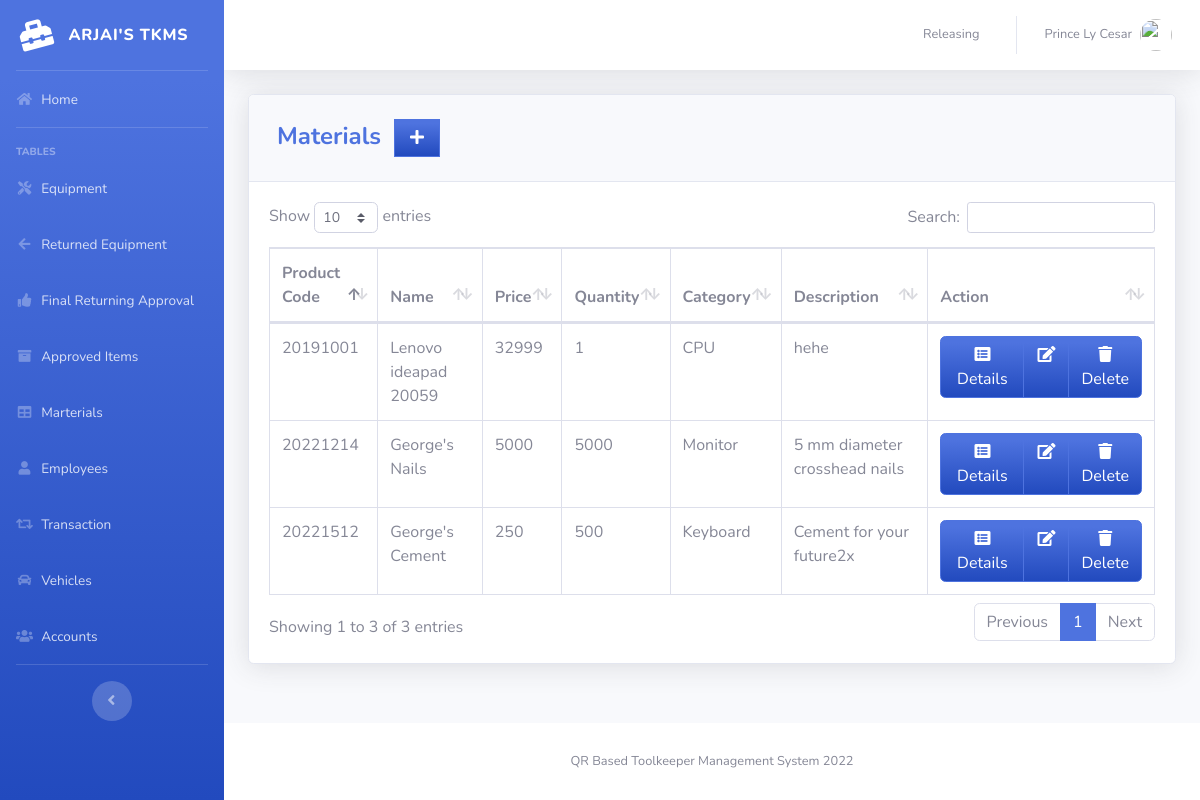
Page /pages/product.php (signed in) on the earlier database version.
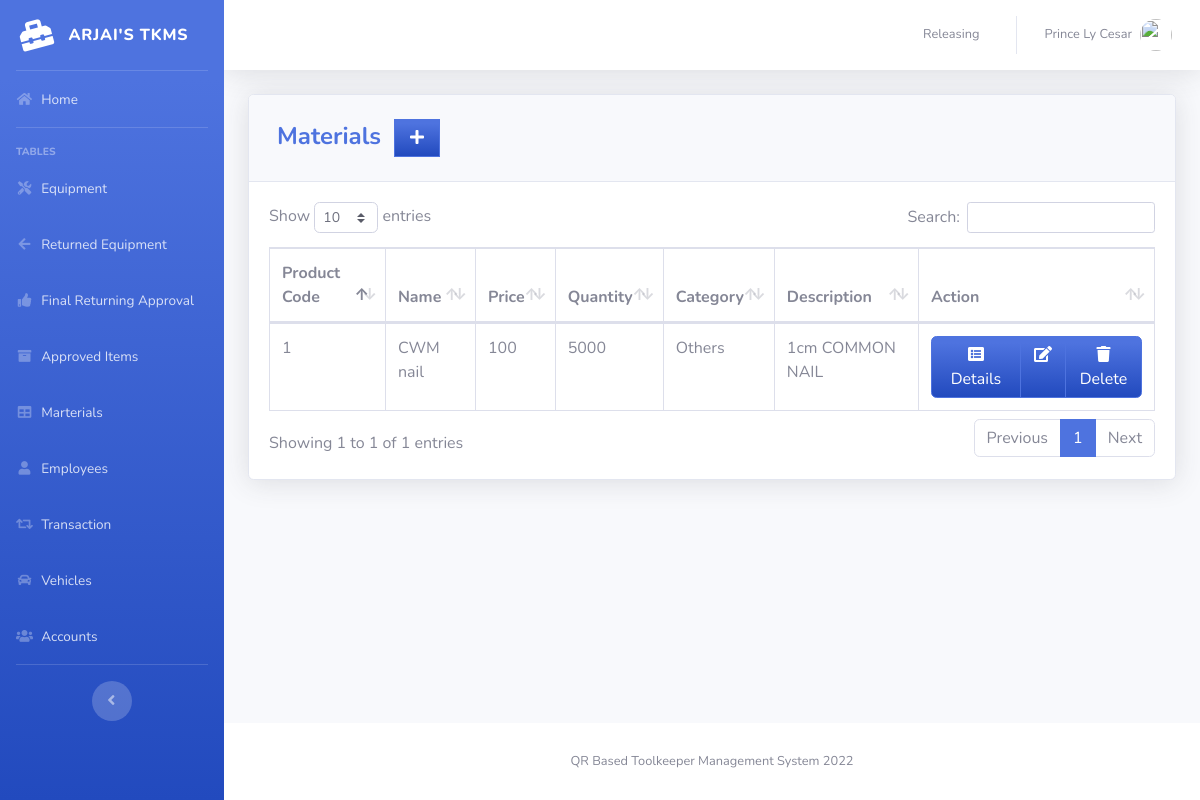
Same page on the later database version.
### tables this page shows
CREATE TABLE `product` (
  `PRODUCT_ID` int(11) NOT NULL,
  `PRODUCT_CODE` varchar(20) NOT NULL,
  `NAME` varchar(50) DEFAULT NULL,
  `DESCRIPTION` varchar(250) NOT NULL,
  `QTY_STOCK` int(11) DEFAULT NULL,
  `ON_HAND` int(11) NOT NULL,
  `PRICE` int(11) DEFAULT NULL,
  `CATEGORY_ID` int(11) DEFAULT NULL,
  `DATE_STOCK_IN` varchar(50) NOT NULL
);

CREATE TABLE `category` (
  `CATEGORY_ID` int(11) NOT NULL,
  `CNAME` varchar(50) DEFAULT NULL
);

### pages/product.php (the view, shortened to what this page needs)
<?php
include'../includes/connection.php';
include'../includes/sidebar.php';
?>
<div class="card shadow mb-4">
    <div class="card-header py-3">
        <h4 class="m-2 font-weight-bold text-primary">Materials&nbsp;
            <?php if ($_SESSION['TYPE'] === "User") : ?>
            <?php else: ?>
            <a href="#" data-toggle="modal" data-target="#aModal" type="button"
                class="btn btn-primary bg-gradient-primary" style="border-radius: 0px;"><i
                    class="fas fa-fw fa-plus"></i></a>
            <?php endif; ?>
        </h4>
    </div>
    <div class="card-body">
        <div class="table-responsive">
            <table class="table table-bordered" id="dataTable" width="100%" cellspacing="0">
                <thead>
                    <tr>
                        <th>Product Code</th>
                        <th>Name</th>
                        <th>Price</th>
                        <th>Quantity</th>
                        <th>Category</th>
                        <th>Description</th>
                        <th>Action</th>
                    </tr>
                </thead>
                <tbody>
                    <?php
    $query = 'SELECT PRODUCT_ID, PRODUCT_CODE, NAME, PRICE, QTY_STOCK, CNAME, DESCRIPTION, DATE_STOCK_IN FROM product p join category c on
    p.CATEGORY_ID=c.CATEGORY_ID GROUP BY PRODUCT_CODE';
        $result = mysqli_query($db, $query) or die (mysqli_error($db));
            while ($row = mysqli_fetch_assoc($result)) {
     ?>
                    <tr>
                        <td><?= $row['PRODUCT_CODE'] ?></td>
                        <td><?= $row['NAME'] ?></td>
                        <td><?= $row['PRICE'] ?></td>
                        <td><?= $row['QTY_STOCK'] ?></td>
                        <td><?= $row['CNAME'] ?></td>
                        <td><?= $row['DESCRIPTION'] ?></td>
                        <td align="right">
                            <div class="btn-group">
                                <a type="button" class="btn btn-primary bg-gradient-primary"
                                    href="pro_searchfrm.php?action=edit & id=<?=$row['PRODUCT_CODE']?>">
                                    <i class="fas fa-fw fa-list-alt"></i> Details</a>
                                <?php if ($_SESSION['TYPE'] === "User") : ?>
                                <?php else: ?>
                                <div class="btn-group">
                                    <a type="button" class="btn btn-primary bg-gradient-primary dropdown no-arrow"
                                        data-toggle="dropdown" style="color:white;">
                                        <span class="caret"></span><i class="fas fa-fw fa-edit"></i></a>
                                    <a type="button" class="btn btn-primary bg-gradient-primary"
                                    href="delete_product.php?id=<?=$row['PRODUCT_ID']?>">
                                    <i class="fas fa-fw fa-trash"></i> Delete</a>
                                </div>
                                <?php endif; ?>
                            </div>
                        </td>
                    </tr>
                    <?php
                        }
?>
                </tbody>
            </table>
        </div>
    </div>
</div>
<?php
include'../includes/footer.php';
?>

Differences in the rows shown:
removed product: PRODUCT_CODE "20191001", NAME "Lenovo ideapad 20059", PRICE "32999", QTY_STOCK "1", CATEGORY_ID.CNAME "CPU", DESCRIPTION "hehe"
removed product: PRODUCT_CODE "20221214", NAME "George's Nails", PRICE "5000", QTY_STOCK "5000", CATEGORY_ID.CNAME "Monitor", DESCRIPTION "5 mm diameter crosshead nails"
removed product: PRODUCT_CODE "20221512", NAME "George's Cement", PRICE "250", QTY_STOCK "500", CATEGORY_ID.CNAME "Keyboard", DESCRIPTION "Cement for your future2x"
added product: PRODUCT_CODE "1", NAME "CWM nail", PRICE "100", QTY_STOCK "5000", CATEGORY_ID.CNAME "Others", DESCRIPTION "1cm COMMON NAIL"
Other differences:
text written by a page script: "Show entries Search: Showing 1 to 3 of 3 entries Previous 1 Next" → "Show entries Search: Showing 1 to 1 of 1 entries Previous 1 Next"
